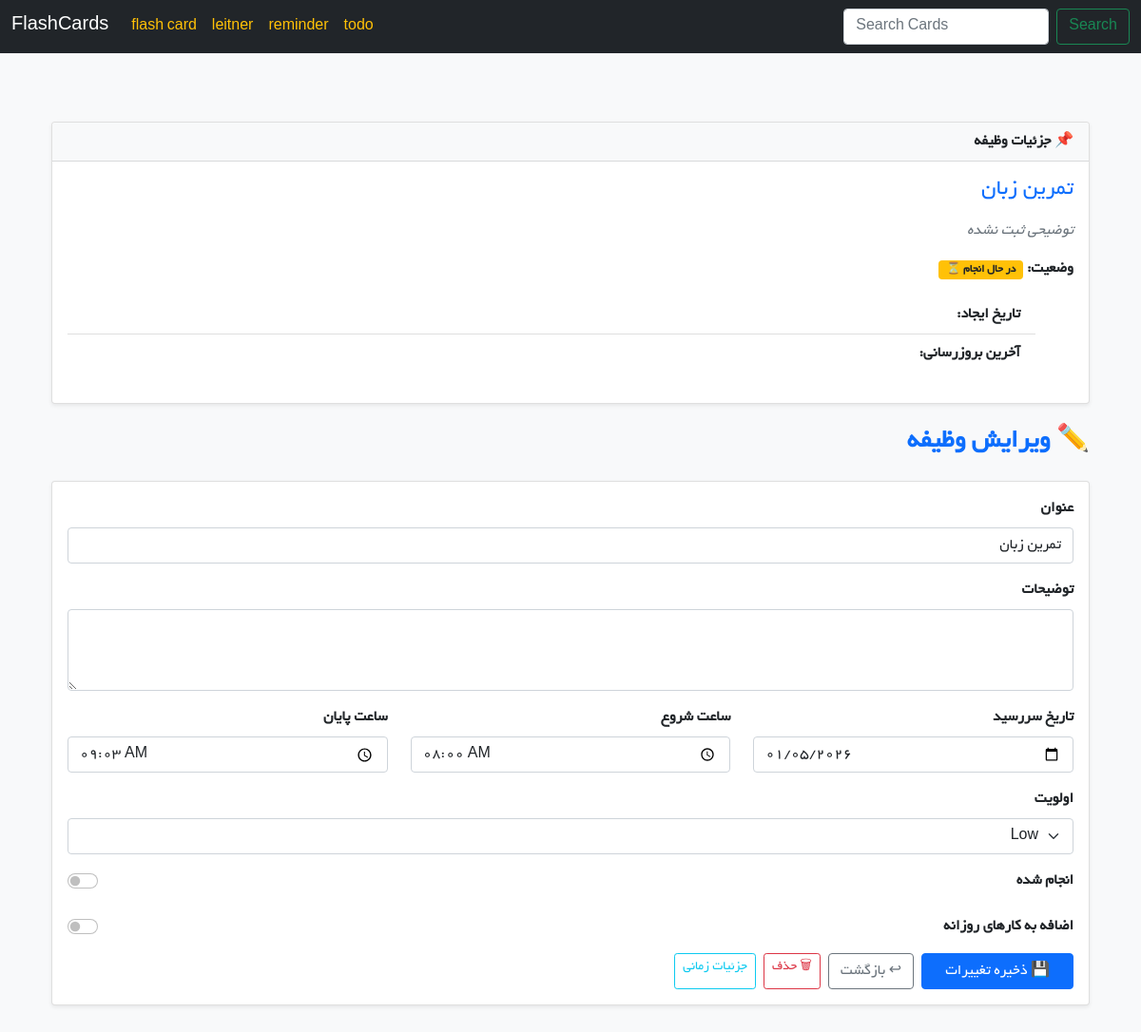
Screenshot of /todo/todos/25/ with the database file from the repository.
### todo/models.py (models this page shows, shortened)
class Todo(models.Model):
    PRIORITY_CHOICES = [
        ("low", "Low"),
        ("medium", "Medium"),
        ("high", "High"),
    ]
    title = models.CharField(max_length=200, verbose_name="عنوان")
    description = models.TextField(blank=True, null=True, verbose_name="توضیحات")
    due_date = models.DateField(blank=True, null=True, verbose_name="تاریخ")
    start_time = models.TimeField(blank=True, null=True, verbose_name="ساعت شروع")
    end_time = models.TimeField(blank=True, null=True, verbose_name="ساعت پایان")
    is_completed = models.BooleanField(default=False, verbose_name="انجام شده")
    priority = models.CharField(
        max_length=10, choices=PRIORITY_CHOICES, default="low", verbose_name="اولویت"
    )
    is_daily = models.BooleanField(
        default=False,
        verbose_name="کار روزانه"
    )
    created_at = models.DateTimeField(auto_now_add=True, verbose_name="زمان ایجاد")
    updated_at = models.DateTimeField(auto_now=True, verbose_name="آخرین ویرایش")
    class Meta:
        ordering = ["due_date", "start_time"]
        verbose_name = "وظیفه"
        verbose_name_plural = "وظایف"

### todo/views.py (the view, shortened to what this page needs)
# urls.py: path("todos/<int:todo_id>/", TodoDetailView.as_view(), name="todo_detail"),
class TodoDetailView(View):
    from_class = TodoForm
    def get(self, request, todo_id):
        todo = get_object_or_404(Todo, pk=todo_id)
        form = self.from_class(instance=todo)
        return render(request, "todo/todo_detail.html", {"todo": todo, "form": form})

### todo/templatetags/jalali_filters.py (called while the page is built)
@register.filter
def to_jalali(value):
    if not value:
        return ""
    return JalaliDate(value).strftime("%Y/%m/%d")

### todo/templates/todo/todo_detail.html (shortened to what this page needs)
{% extends 'base.html' %}
{% load jalali_filters %}
{% load static %}
{% block content %}
  <div class="container py-4" dir="rtl">
    <div class="card shadow-sm">
      <div class="card-header bg-light fw-bold">📌 جزئیات وظیفه</div>
      <div class="card-body">
        <h4 class="text-primary mb-3">{{ todo.title }}</h4>
        {% if todo.description %}
          <p class="text-muted">{{ todo.description }}</p>
        {% else %}
          <p class="text-muted fst-italic">توضیحی ثبت نشده</p>
        {% endif %}
        <div class="mb-3">
          <strong>وضعیت:</strong>
          {% if todo.is_completed %}
            <span class="badge bg-success ms-2">انجام شده ✅</span>
          {% else %}
            <span class="badge bg-warning text-dark ms-2">در حال انجام ⏳</span>
          {% endif %}
        </div>
        <ul class="list-group list-group-flush mb-3">
          <li class="list-group-item">
            <strong>تاریخ ایجاد:</strong> {{ todo.created_at|to_jalali }}
          </li>
          <li class="list-group-item">
            <strong>آخرین بروزرسانی:</strong> {{ todo.updated_at|to_jalali }}
          </li>
        </ul>
      </div>
    </div>
    <div class="my-4">
      <h3 class="fw-bold text-primary">✏️ ویرایش وظیفه</h3>
    </div>
    <div class="card shadow-sm mb-5">
      <div class="card-body">
        <form method="post">
          <div class="mb-3">
            <label for="{{ form.title.id_for_label }}" class="form-label fw-bold">عنوان</label>
            {{ form.title }}
          </div>
          <div class="mb-3">
            <label for="{{ form.description.id_for_label }}" class="form-label fw-bold">توضیحات</label>
            {{ form.description }}
          </div>
          <div class="row mb-3">
            <div class="col-md-4">
              <label for="{{ form.due_date.id_for_label }}" class="form-label fw-bold">تاریخ سررسید</label>
              {{ form.due_date }}
            </div>
            <div class="col-md-4">
              <label for="{{ form.start_time.id_for_label }}" class="form-label fw-bold">ساعت شروع</label>
              {{ form.start_time }}
            </div>
            <div class="col-md-4">
              <label for="{{ form.end_time.id_for_label }}" class="form-label fw-bold">ساعت پایان</label>
              {{ form.end_time }}
            </div>
          </div>
          <div class="mb-3">
            <label for="{{ form.priority.id_for_label }}" class="form-label fw-bold">اولویت</label>
            {{ form.priority }}
          </div>
          <div class="form-check form-switch mb-4">
            {{ form.is_completed }}
            <label class="form-check-label fw-bold" for="{{ form.is_completed.id_for_label }}">انجام شده</label>
          </div>
          <div class="form-check form-switch mb-3">
              {{ form.is_daily }}
              <label class="form-check-label fw-bold" for="{{ form.is_daily.id_for_label }}">
                  اضافه به کارهای روزانه
              </label>
          </div>
          <div class="d-flex gap-2">
            <button type="submit" class="btn btn-primary px-4">💾 ذخیره تغییرات</button>
            <a href="{% url 'todo:todo_list' %}" class="btn btn-outline-secondary">↩ بازگشت</a>
            <a href="{% url 'todo:todo_delete' todo.id %}"class="btn btn-outline-danger btn-sm">🗑 حذف</a>
            <a href="{% url 'todo:summary_time' todo.id %}"class="btn btn-outline-info btn-sm">جزئیات زمانی</a>
          </div>
        </form>
      </div>
    </div>
  </div>
{% endblock %}

### rows the page displays
Todo: title "تمرین زبان", due_date "01/05/2026", start_time "08:00", end_time "09:03", priority "Low"
